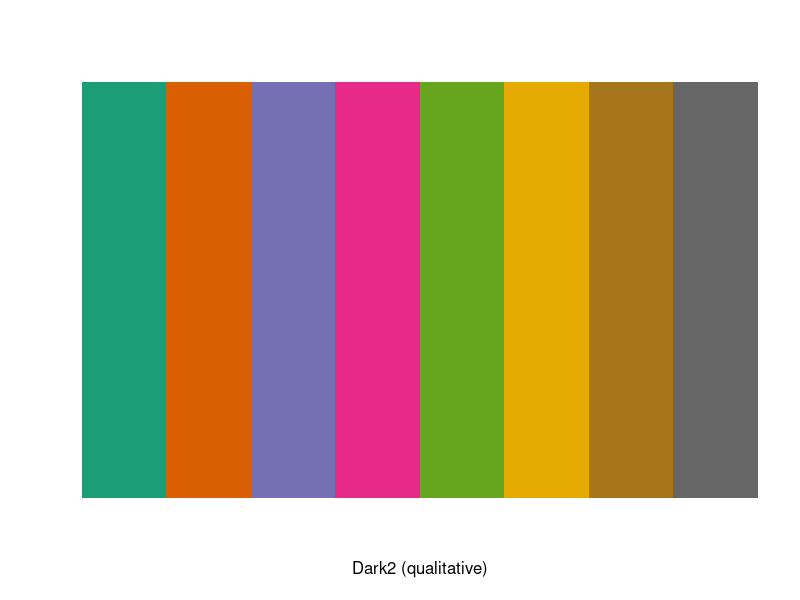
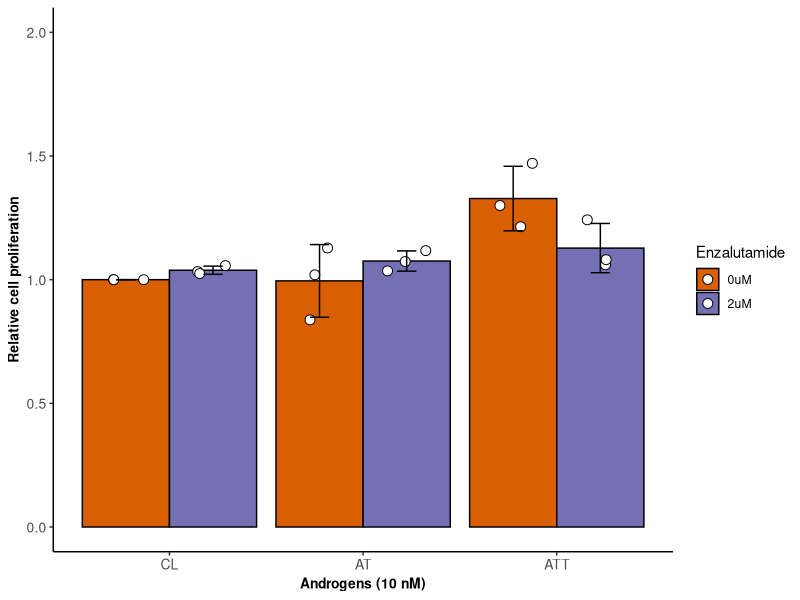
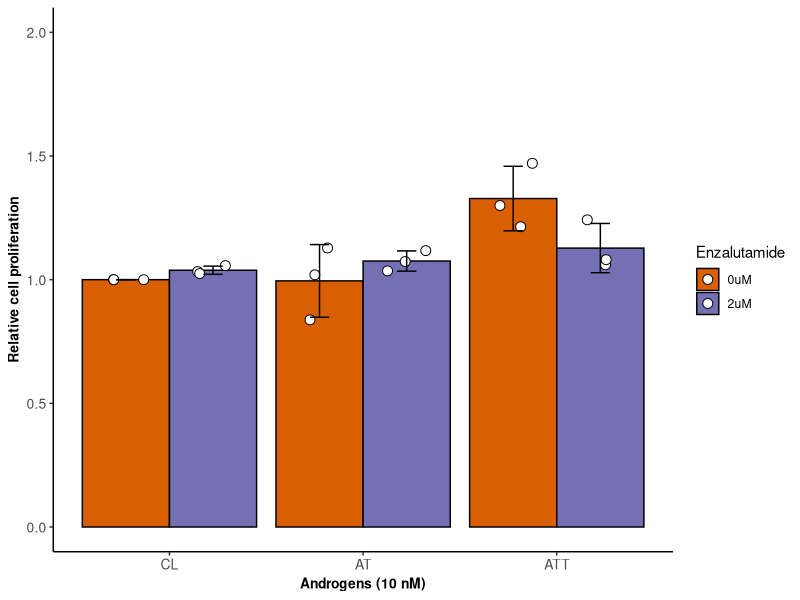

R code for these plots, in order:
## ---- chunk 1
knitr::opts_chunk$set(echo = TRUE)
## ---- chunk 2
getwd()
## ---- chunk 3
library(ggplot2)
library(ape)
library(plyr)
library(RColorBrewer)
library(reshape2)
library(scales)
library(dplyr)
library(ggpubr) 
library(cowplot) 
library(readr)
library(stats)
library(readr)
## ---- chunk 4
d1 <- read_csv("LNCaP_proliferation_ATT.csv") 
head(d1)
## ---- chunk 5
levels(factor(d1$Androgens))
## ---- chunk 6
d1$Androgens = factor(d1$Androgens,order = TRUE, levels = c("CL", "AT", "ATT"))
## ---- chunk 7
format.A <-  theme_classic()+ theme(plot.title = element_text(size= 11, hjust=0.5, face="bold"))+ 
  theme(axis.text = element_text(size = 10)) + theme(axis.title = element_text(size = 10, face="bold")) + 
  theme(strip.text = element_text( size = 10, face= "bold")) + theme(legend.position = "none")

format.B <-  theme_classic()+ theme(plot.title = element_text(size= 11, hjust=0.5, face="bold"))+ 
  theme(axis.text = element_text(size = 10)) + theme(axis.title = element_text(size = 10, face="bold")) + 
  theme(strip.text = element_text( size = 10, face= "bold")) 
## ---- chunk 8
display.brewer.pal(n = 8, name = 'Dark2')
brewer.pal(n = 8, name = "Dark2")
## ---- chunk 9
d1_summary <- d1 %>%
  group_by(Androgens,Enzalutamide,Replicates) %>%
  summarise(
    Mean = mean(Relative_cell_proliferation),
    SD = sd(Relative_cell_proliferation) 
  )

d1_summary$Relative_cell_proliferation <- d1_summary$Mean
head(d1_summary)
#View(d1_summary)

d1_summary2 <- d1_summary %>%
  group_by(Androgens,Enzalutamide) %>%
  summarise(
    Mean = mean(Relative_cell_proliferation),
    SD = sd(Relative_cell_proliferation) 
  )

d1_summary2$Relative_cell_proliferation <- d1_summary2$Mean
head(d1_summary2)
#View(d1_summary2)

## ---- chunk 10

p_ATT <- ggplot(d1_summary, aes(x = Androgens, y = Relative_cell_proliferation, fill = Enzalutamide)) +
  geom_bar(data = d1_summary2, aes(y = Relative_cell_proliferation), stat = "identity", position = position_dodge(),color="black") +
  geom_point(position = position_jitterdodge(jitter.width = 0.2, dodge.width = 0.9), aes(color = Enzalutamide), 
             shape = 21, size = 3, stroke = 0.5, fill = "white")  + 
  geom_errorbar(data = d1_summary2, aes(ymin = Relative_cell_proliferation - SD, ymax = Relative_cell_proliferation + SD), 
                width = .2, position = position_dodge(0.9)) + 
  scale_fill_manual(values = c( "#D95F02" ,"#7570B3" ,"#E7298A", "#66A61E", "#E6AB02", "#A6761D", "#666666","#1B9E77")) + 
  scale_color_manual(values = c( "black" ,"black" ,"#E7298A", "#66A61E", "#E6AB02", "#A6761D", "#666666","#1B9E77")) + ylim(0,2) + 
  format.B + labs(x="Androgens (10 nM)", y="Relative cell proliferation")

print(p_ATT)

ggsave("LNCaP_proliferation_ATT.pdf", height = 3.5, width = 4.5)

## ---- chunk 11

d1_summary_0uM <- subset(d1_summary, Enzalutamide == "0uM")
pairwise.t.test(d1_summary_0uM$Relative_cell_proliferation, d1_summary_0uM$Androgens, p.adjust.method = "BH")

d1_summary_2uM <- subset(d1_summary, Enzalutamide == "2uM")
pairwise.t.test(d1_summary_2uM$Relative_cell_proliferation, d1_summary_2uM$Androgens, p.adjust.method = "BH")

d1_summary_CL <- subset(d1_summary, Androgens == "CL")
pairwise.t.test(d1_summary_CL$Relative_cell_proliferation, d1_summary_CL$Enzalutamide, p.adjust.method = "BH")

d1_summary_AT <- subset(d1_summary, Androgens == "AT")
pairwise.t.test(d1_summary_AT$Relative_cell_proliferation, d1_summary_AT$Enzalutamide, p.adjust.method = "BH")

d1_summary_ATT <- subset(d1_summary, Androgens == "ATT")
pairwise.t.test(d1_summary_ATT$Relative_cell_proliferation, d1_summary_ATT$Enzalutamide, p.adjust.method = "BH")

## ---- chunk 12
sessionInfo()
